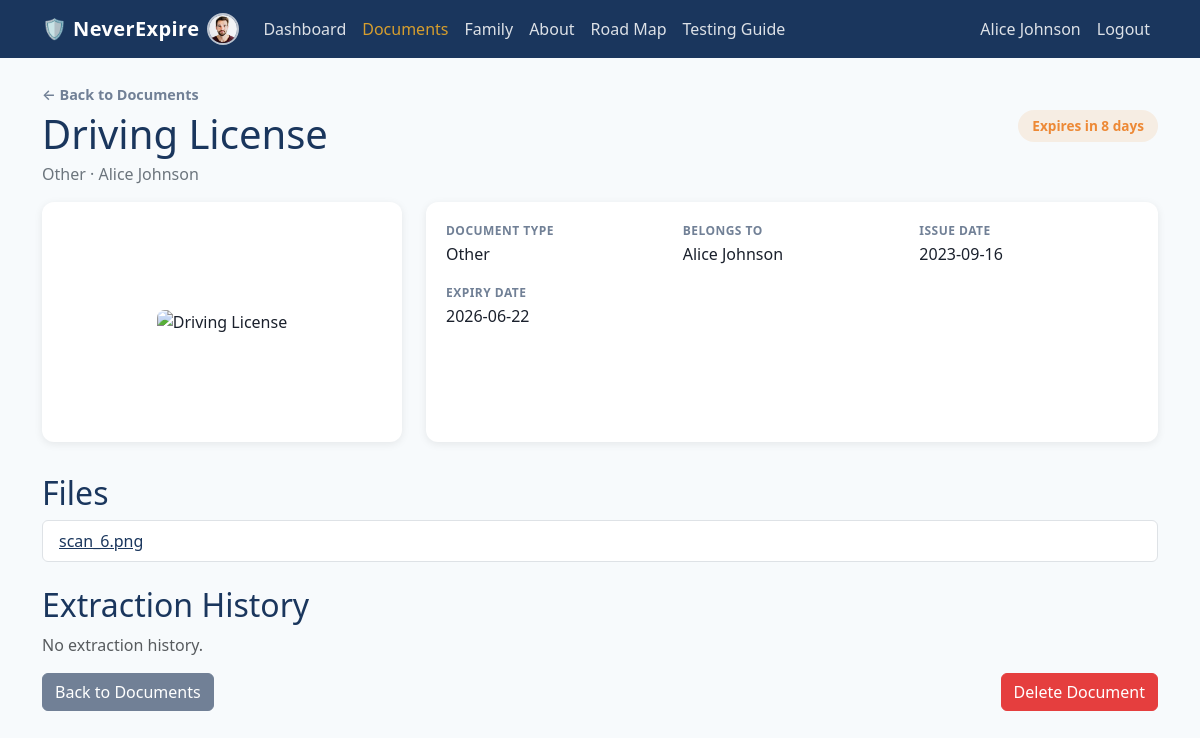
/documents/6 (signed in), run on the app's committed database.
### neverexpire/db/models/person.py (models this page shows)
class Person(Base, TimestampMixin):
    __tablename__ = "persons"
    id: Mapped[int] = mapped_column(primary_key=True)
    user_id: Mapped[int] = mapped_column(ForeignKey("users.id"), nullable=False, index=True)
    full_name: Mapped[str] = mapped_column(String(255), nullable=False)
    date_of_birth: Mapped[date | None] = mapped_column(Date, nullable=True)
    is_primary: Mapped[bool] = mapped_column(Boolean, default=False, nullable=False)
    is_active: Mapped[bool] = mapped_column(Boolean, default=True, nullable=False)
    photo_path: Mapped[str | None] = mapped_column(String(1024), nullable=True)
    user: Mapped["User"] = relationship(back_populates="persons")
    documents: Mapped[list["Document"]] = relationship(back_populates="person")
    relationships_from: Mapped[list["PersonRelationship"]] = relationship(
        back_populates="person",
        foreign_keys="PersonRelationship.person_id",
    )
    relationships_to: Mapped[list["PersonRelationship"]] = relationship(
        back_populates="related_person",
        foreign_keys="PersonRelationship.related_person_id",
    )

### neverexpire/db/models/user.py (models this page shows)
class User(Base, TimestampMixin):
    __tablename__ = "users"
    __table_args__ = (
        CheckConstraint("role IN ('user', 'admin')", name="ck_users_role"),
    )
    id: Mapped[int] = mapped_column(primary_key=True)
    email: Mapped[str] = mapped_column(String(255), unique=True, nullable=False, index=True)
    hashed_password: Mapped[str] = mapped_column(String(255), nullable=False)
    full_name: Mapped[str] = mapped_column(String(255), nullable=False)
    role: Mapped[str] = mapped_column(String(20), nullable=False, default="user")
    is_active: Mapped[bool] = mapped_column(Boolean, default=True, nullable=False)
    photo_path: Mapped[str | None] = mapped_column(String(1024), nullable=True)
    persons: Mapped[list["Person"]] = relationship(back_populates="user")
    audit_logs: Mapped[list["AuditLog"]] = relationship(back_populates="user")

### neverexpire/db/models/document.py (models this page shows)
class Document(Base, TimestampMixin):
    __tablename__ = "documents"
    __table_args__ = (
        CheckConstraint("status IN ('active', 'expired', 'archived')", name="ck_documents_status"),
        CheckConstraint("source IN ('manual', 'upload')", name="ck_documents_source"),
    )
    id: Mapped[int] = mapped_column(primary_key=True)
    person_id: Mapped[int] = mapped_column(ForeignKey("persons.id"), nullable=False, index=True)
    document_type_id: Mapped[int] = mapped_column(
        ForeignKey("document_types.id"), nullable=False, index=True
    )
    title: Mapped[str] = mapped_column(String(255), nullable=False)
    issued_date: Mapped[date | None] = mapped_column(Date, nullable=True)
    expiry_date: Mapped[date | None] = mapped_column(Date, nullable=True, index=True)
    status: Mapped[str] = mapped_column(String(20), nullable=False, default="active")
    source: Mapped[str] = mapped_column(String(10), nullable=False, default="upload")
    document_number: Mapped[str | None] = mapped_column(String(100), nullable=True)
    issuing_authority: Mapped[str | None] = mapped_column(String(255), nullable=True)
    holder_name: Mapped[str | None] = mapped_column(String(255), nullable=True)
    notes: Mapped[str | None] = mapped_column(Text, nullable=True)
    extra_fields: Mapped[dict | None] = mapped_column(JSON, nullable=True)
    person: Mapped["Person"] = relationship(back_populates="documents")
    document_type: Mapped["DocumentType"] = relationship(back_populates="documents")
    files: Mapped[list["DocumentFile"]] = relationship(
        back_populates="document", cascade="all, delete-orphan"
    )
    extraction_runs: Mapped[list["DocumentExtractionRun"]] = relationship(
        back_populates="document", cascade="all, delete-orphan"
    )
    reminders: Mapped[list["DocumentReminder"]] = relationship(
        back_populates="document", cascade="all, delete-orphan"
    )

class DocumentFile(Base, TimestampMixin):
    __tablename__ = "document_files"
    id: Mapped[int] = mapped_column(primary_key=True)
    document_id: Mapped[int] = mapped_column(
        ForeignKey("documents.id", ondelete="CASCADE"), nullable=False, index=True
    )
    file_path: Mapped[str] = mapped_column(String(1024), nullable=False)
    watermarked_file_path: Mapped[str | None] = mapped_column(String(1024), nullable=True)
    original_filename: Mapped[str] = mapped_column(String(255), nullable=False)
    mime_type: Mapped[str | None] = mapped_column(String(100), nullable=True)
    file_size_bytes: Mapped[int | None] = mapped_column(Integer, nullable=True)
    is_active: Mapped[bool] = mapped_column(Boolean, default=True, nullable=False)
    document: Mapped["Document"] = relationship(back_populates="files")
    extraction_runs: Mapped[list["DocumentExtractionRun"]] = relationship(
        back_populates="document_file"
    )

### neverexpire/db/models/document_type.py (models this page shows)
class DocumentType(Base, TimestampMixin):
    __tablename__ = "document_types"
    id: Mapped[int] = mapped_column(primary_key=True)
    code: Mapped[str] = mapped_column(String(50), unique=True, nullable=False)
    default_name: Mapped[str] = mapped_column(String(100), nullable=False)
    is_active: Mapped[bool] = mapped_column(Boolean, default=True, nullable=False)
    is_system: Mapped[bool] = mapped_column(Boolean, default=False, nullable=False)
    translations: Mapped[list["DocumentTypeTranslation"]] = relationship(
        back_populates="document_type"
    )
    documents: Mapped[list["Document"]] = relationship(back_populates="document_type")
    extraction_runs: Mapped[list["DocumentExtractionRun"]] = relationship(
        back_populates="extracted_document_type"
    )
    field_definitions: Mapped[list["DocumentFieldDefinition"]] = relationship(
        back_populates="document_type"
    )

### neverexpire/web/routes/documents.py (the view)
@documents_bp.route("/<int:document_id>")
@login_required
def detail(document_id):
    user = current_user()
    document = get_document(g.db, document_id)
    if document is None or document.person.user_id != user.id:
        abort(404)
    today = date.today()
    soon_cutoff = today + timedelta(days=config.REMINDER_DAYS_THRESHOLD)
    return render_template("documents/detail.html", document=document, today=today, soon_cutoff=soon_cutoff)

### neverexpire/web/templates/documents/detail.html (shortened to what this page needs)
{% extends "base.html" %}
{% block content %}
{% if document.expiry_date and document.expiry_date < today %}
  {% set status = 'expired' %}
  {% set status_text = 'Expired ' ~ (today - document.expiry_date).days ~ ' days ago' %}
{% elif document.expiry_date and document.expiry_date <= soon_cutoff %}
  {% set status = 'expiring_soon' %}
  {% set status_text = 'Expires in ' ~ (document.expiry_date - today).days ~ ' days' %}
{% elif document.expiry_date %}
  {% set status = 'valid' %}
  {% set status_text = 'Expires in ' ~ (document.expiry_date - today).days ~ ' days' %}
{% else %}
  {% set status = 'no_expiry' %}
  {% set status_text = 'No expiry date' %}
{% endif %}
<a class="back-link" href="{{ url_for('documents.list_documents') }}">&larr; Back to Documents</a>
<div class="d-flex justify-content-between align-items-start mb-3 mt-1 flex-wrap gap-2">
  <div>
    <h1 class="mb-1">{{ document.title }}</h1>
    <p class="text-secondary mb-0">{{ document.document_type.default_name }} &middot; {{ document.person.full_name }}</p>
  </div>
  <span class="status-badge status-badge-{{ status }}">{{ status_text }}</span>
</div>
<div class="detail-grid">
  <div class="detail-preview">
    {% set primary_file = document.files[0] if document.files else None %}
    {% if primary_file %}
      {% if primary_file.mime_type and primary_file.mime_type.startswith('image/') %}
      <img class="detail-preview-img" src="{{ url_for('documents.serve_file', document_id=document.id, file_id=primary_file.id) }}" alt="{{ document.title }}">
      {% elif primary_file.mime_type == 'application/pdf' %}
      <iframe class="detail-preview-pdf" src="{{ url_for('documents.serve_file', document_id=document.id, file_id=primary_file.id) }}"></iframe>
      {% else %}
      <div class="detail-preview-placeholder">📄</div>
      {% endif %}
    {% else %}
    <div class="detail-preview-placeholder">📄</div>
    {% endif %}
  </div>
  <div class="detail-fields">
    <div class="field-grid">
      <div class="field-item">
        <span class="field-label">Document Type</span>
        <span class="field-value">{{ document.document_type.default_name }}</span>
      </div>
      <div class="field-item">
        <span class="field-label">Belongs to</span>
        <span class="field-value">{{ document.person.full_name }}</span>
      </div>
      <div class="field-item">
        <span class="field-label">Issue Date</span>
        <span class="field-value">{{ document.issued_date or '-' }}</span>
      </div>
      <div class="field-item">
        <span class="field-label">Expiry Date</span>
        <span class="field-value">{{ document.expiry_date or '-' }}</span>
      </div>
    </div>
  </div>
</div>
<h2>Files</h2>
{% if document.files %}
<ul class="list-group mb-4">
  {% for file in document.files %}
  <li class="list-group-item">
    <a href="{{ url_for('documents.serve_file', document_id=document.id, file_id=file.id) }}" target="_blank">{{ file.original_filename }}</a>
  </li>
  {% endfor %}
</ul>
{% else %}
<p class="text-muted">No files attached.</p>
{% endif %}
<h2>Extraction History</h2>
{% if document.extraction_runs %}
<table class="table">
  <thead>
    <tr>
      <th>Date</th>
      <th>Model</th>
      <th>Status</th>
      <th>Confidence</th>
      <th>Extracted Title</th>
      <th>Extracted Type</th>
      <th>Issued</th>
      <th>Expiry</th>
    </tr>
  </thead>
  <tbody>
    {% for run in document.extraction_runs %}
    <tr>
      <td>{{ run.created_at.strftime('%Y-%m-%d %H:%M') }}</td>
      <td>{{ run.model_name }}</td>
      <td>{{ run.status }}</td>
      <td class="confidence-{{ run.confidence }}">{{ run.confidence or '-' }}</td>
      <td>{{ run.extracted_title or '-' }}</td>
      <td>{{ run.extracted_document_type.default_name if run.extracted_document_type else '-' }}</td>
      <td>{{ run.extracted_issued_date or '-' }}</td>
      <td>{{ run.extracted_expiry_date or '-' }}</td>
    </tr>
    {% endfor %}
  </tbody>
</table>
{% else %}
<p class="text-muted">No extraction history.</p>
{% endif %}
<div class="d-flex gap-2 mt-3">
  <a class="btn btn-secondary" href="{{ url_for('documents.list_documents') }}">Back to Documents</a>
  <form method="post" action="{{ url_for('documents.delete', document_id=document.id) }}" class="ms-auto" onsubmit="return confirm('Delete this document? This cannot be undone.');">
    <button class="btn btn-danger" type="submit">Delete Document</button>
  </form>
</div>
{% endblock %}

### neverexpire/web/templates/base.html (shortened to what this page needs)
<!DOCTYPE html>
<html lang="en">
<head>
  <link href="https://cdn.jsdelivr.net/npm/bootstrap@5.3.3/dist/css/bootstrap.min.css" rel="stylesheet">
  <link href="{{ url_for('static', filename='style.css') }}" rel="stylesheet">
</head>
<body>
<nav class="navbar navbar-expand-lg navbar-dark bg-dark">
  <div class="container">
    <a class="navbar-brand d-flex align-items-center gap-2" href="{{ url_for('dashboard.index') }}">
      <span>🛡️ NeverExpire</span>
      {% if current_person and current_person.photo_path %}
      <img class="avatar-circle" src="{{ url_for('static', filename=current_person.photo_path) }}" alt="{{ current_person.full_name }}">
      {% endif %}
    </a>
    <div class="collapse navbar-collapse">
      <ul class="navbar-nav me-auto">
        {% if current_user %}
        <li class="nav-item"><a class="nav-link {{ 'active' if request.endpoint == 'dashboard.index' }}" href="{{ url_for('dashboard.index') }}">Dashboard</a></li>
        <li class="nav-item"><a class="nav-link {{ 'active' if request.endpoint and request.endpoint.startswith('documents.') }}" href="{{ url_for('documents.list_documents') }}">Documents</a></li>
        <li class="nav-item"><a class="nav-link {{ 'active' if request.endpoint and request.endpoint.startswith('family.') }}" href="{{ url_for('family.list_family') }}">Family</a></li>
        {% endif %}
        <li class="nav-item"><a class="nav-link {{ 'active' if request.endpoint == 'pages.about' }}" href="{{ url_for('pages.about') }}">About</a></li>
        <li class="nav-item"><a class="nav-link {{ 'active' if request.endpoint == 'pages.roadmap' }}" href="{{ url_for('pages.roadmap') }}">Road Map</a></li>
        <li class="nav-item"><a class="nav-link {{ 'active' if request.endpoint == 'pages.testing' }}" href="{{ url_for('pages.testing') }}">Testing Guide</a></li>
      </ul>
      <ul class="navbar-nav">
        {% if current_user %}
        <li class="nav-item"><span class="nav-link disabled">{{ current_user.full_name }}</span></li>
        <li class="nav-item"><a class="nav-link" href="{{ url_for('auth.logout') }}">Logout</a></li>
        {% else %}
        <li class="nav-item"><a class="nav-link" href="{{ url_for('auth.login') }}">Log in</a></li>
        {% endif %}
      </ul>
    </div>
  </div>
</nav>
<main class="container py-4">
  {% block content %}{% endblock %}
</main>
</body>
</html>

### data on the page
Person: photo_path (picture), person.full_name "Alice Johnson"
User: full_name "Alice Johnson"
Document: title "Driving License", issued_date "2023-09-16", expiry_date "2026-06-22"
DocumentType: document_type.default_name "Other"
DocumentFile: original_filename "scan_6.png"

### other printed values
{{ status_text }} "Expires in 8 days"
